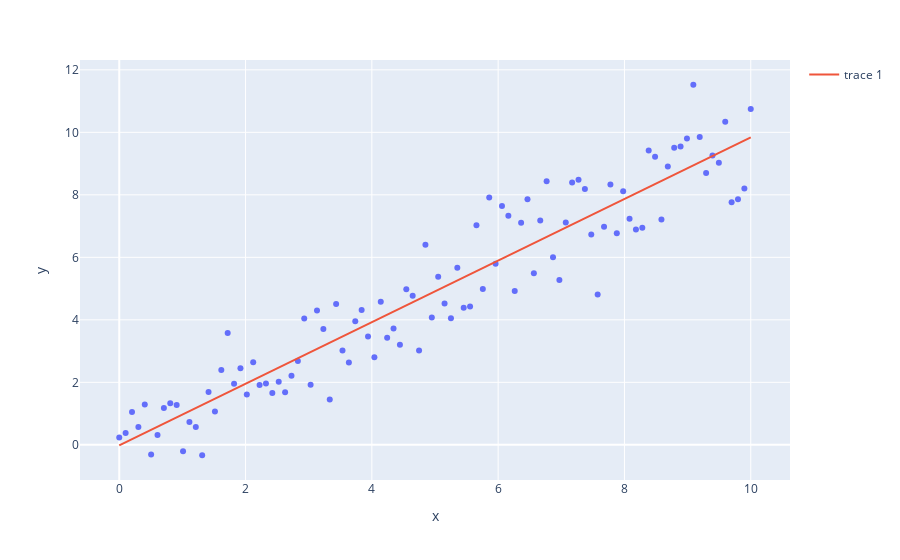

The notebook cell this image was saved under:
### Code cell
import numpy as np
import random
import plotly.express as px

x = np.linspace(0, 10, 100)
y = x + np.random.normal(size=x.size)

A = np.array([[np.sum(x**2), np.sum(x)], [np.sum(x), x.size]])
b = np.array([np.sum(x*y), np.sum(y)])
coef = np.linalg.solve(A, b)


fig = px.scatter(x=x, y=y)
fig.add_scatter(x=x, y=coef[0]*x + coef[1], mode='lines')
fig.show()
